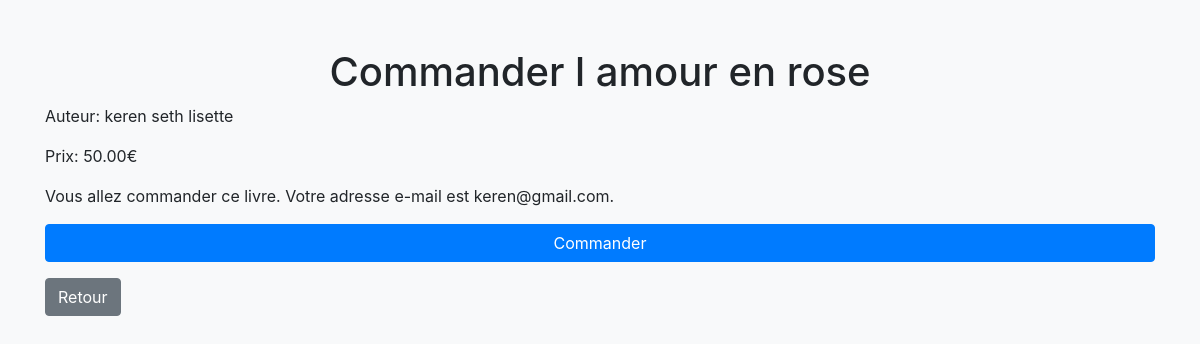
Screenshot of /books/commander/1/ (signed in) with the database file from the repository.
### books/models.py (models this page shows, shortened)
class Livre(models.Model):
    titre = models.CharField(max_length=200)
    auteur = models.CharField(max_length=200)
    prix = models.DecimalField(max_digits=6, decimal_places=2)

### books/views.py (the view, shortened to what this page needs)
# urls.py: path('commander/<int:livre_id>/', commande_livre, name='commande_livre'),
@login_required
def commande_livre(request, livre_id):
    livre = Livre.objects.get(id=livre_id)
    return render(request, 'books/commande_livre.html', {'livre': livre})

### books/templates/books/commande_livre.html (shortened to what this page needs)
<!DOCTYPE html>
<html lang="fr">
<head>
    <link rel="stylesheet" href="https://stackpath.bootstrapcdn.com/bootstrap/4.5.2/css/bootstrap.min.css">
</head>
<body>
<div class="container mt-5">
    <h1>Commander {{ livre.titre }}</h1>
    <p>Auteur: {{ livre.auteur }}</p>
    <p>Prix: {{ livre.prix }}€</p>
    <form method="post">
        <p>Vous allez commander ce livre. Votre adresse e-mail est {{ request.user.email }}.</p>
        <button type="submit" class="btn btn-primary btn-block">Commander</button>
    </form>
    <a href="{% url 'accueil_client' %}" class="btn btn-secondary mt-3">Retour</a>
</div>
</body>
</html>

### books/templates/books/commande_livre.html (style rules this page uses)
body { background-color: #f8f9fa; }
h1 { text-align: center; }

### rows the page displays
Livre: titre "l amour en rose", auteur "keren seth lisette", prix "50.00"

### other values shown
{{ request.user.email }} "keren@gmail.com"
